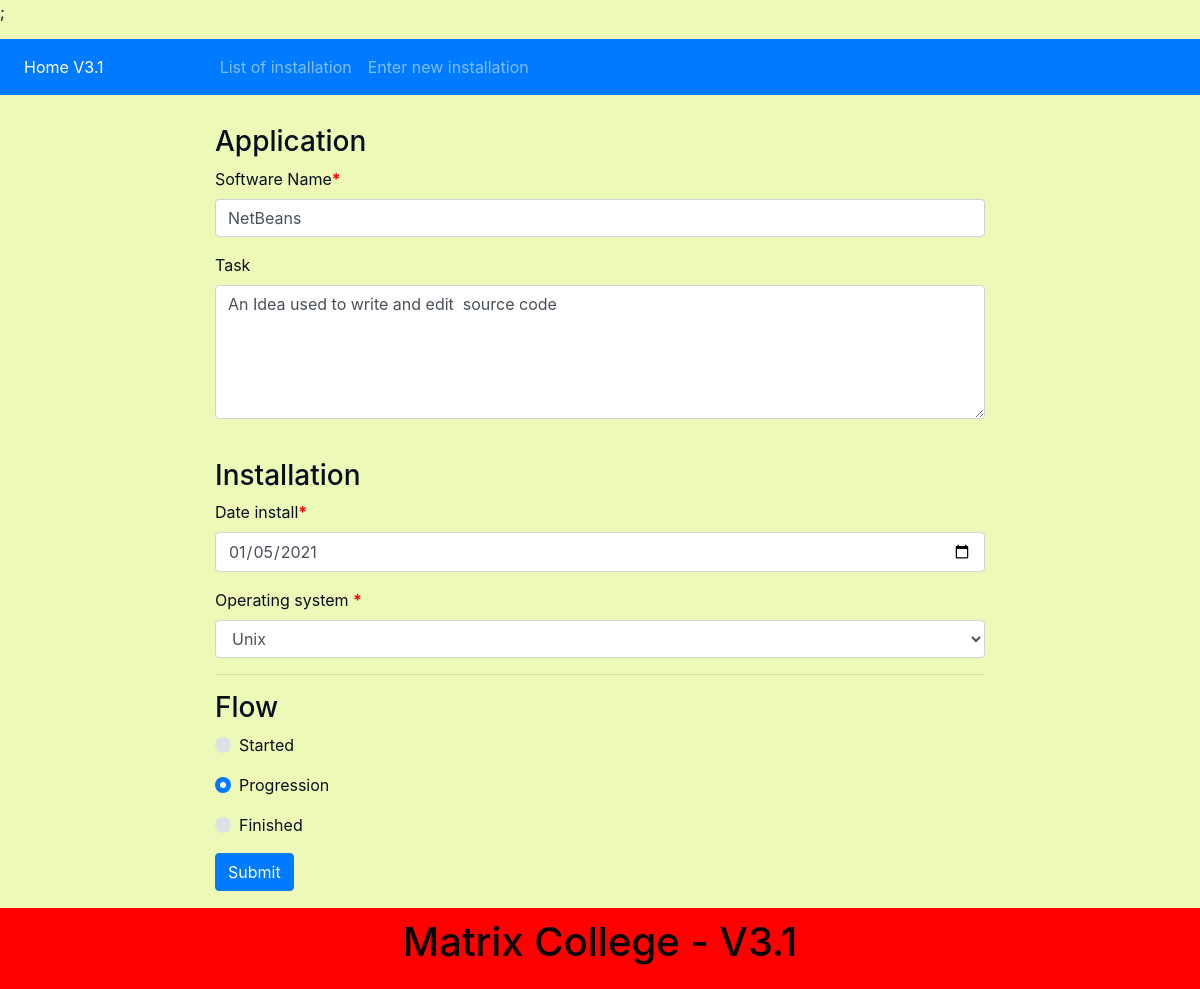
The page /page/update.php?id=1 on the database its author committed.
### tables this page shows
CREATE TABLE `installation` (
  `enviroment` varchar(30) NOT NULL,
  `date` date NOT NULL,
  `description` varchar(255) NOT NULL,
  `name` varchar(50) NOT NULL,
  `id` int(11) NOT NULL,
  `flow` varchar(30) NOT NULL
);

### page/update.php (the view, shortened to what this page needs)
<?php
require_once('../database_credential.php');
	$sql = "Select * from installation WHERE (id = :id)";
	$insert_array = array('id'=> $_GET['id']);
	$stmt = $mysql->prepare($sql);
	$stmt->execute($insert_array);
	$result = $stmt->fetchAll();
?>
<!DOCTYPE html>
<html lang="en">
<head>
    <link rel="stylesheet" href="https://maxcdn.bootstrapcdn.com/bootstrap/4.0.0/css/bootstrap.min.css">
    <link rel="stylesheet" href="../css/style1.css">
</head>
<body>
        <nav class="navbar navbar-expand-sm bg-primary navbar-dark" style = "margin-top:15px; margin-bottom:30px">
            <ul class="navbar-nav">
                <li class="nav-item active">
                <a class="nav-link" href="../">Home V3.1</a>
                </li>
            </ul>
            <div style="margin-left:100px">
                <ul class="navbar-nav ">
                    <li class="nav-item">
                    <a class="nav-link" href="List.php">List of installation</a>
                    </li>
                    <li class="nav-item">
                    <a class="nav-link" href="form.php" >Enter new installation</a>
                    </li>
                </ul>
            </div>
        </nav>
<main role="main">
<div class="container-fluid" style="margin-buttom:30px">
        <div class="row">
            <div class="col-2">    </div>
            <div class="col-8">
<h3>Application</h3>
  <form name="Form" action="../processpage/modify.php" onsubmit="return validateForm()" method="post">
    <div class="form-group">
        <label for="name">Software Name<b style="color:red">*</b> </label>
        <input class="form-control"  type="text" name="name" id="name" value="<?php echo htmlspecialchars($result[0]['name'], ENT_QUOTES);?>" required>
    </div>
    <div class="form-group">
        <label for="description">Task</label>
        <textarea class="form-control" name="description" id="description" cols="5" rows="5" onkeydown="fr()" ><?php echo htmlspecialchars($result[0]['description'], ENT_QUOTES);?></textarea>
    </div>
    <br>
    <h3>Installation</h3>
    <div class="form-group">
    <label for="date"> Date install<b style="color:red">*</b>  </label>
    <input class="form-control" type="date" name="date" id="date" value="<?php echo htmlspecialchars($result[0]['date'], ENT_QUOTES);?>" required>
    </div>
    <div class="form-group">
    <label for="enviroment"> Operating system <b style="color:red">*</b>  </label>
    <select class="form-control" name="enviroment" id="enviroment" required>
        <option value="Unix"> Unix </option>
    </select>
    </div>
    <hr>
    <h3>Flow</h3>
    <div class="custom-control custom-radio form-group">
  <label class="custom-control-label" for="customRadio1">Started</label>
</div>
<div class="custom-control custom-radio form-group">
  <label class="custom-control-label" for="customRadio2">Progression</label>
</div>
<div class="custom-control custom-radio form-group">
  <label class="custom-control-label" for="customRadio3">Finished</label>
</div>
    <div class="form-group"><input type="submit" class="btn btn-primary" value="Submit"></div>
    </form>
    </div>
    </div>
                <div class="col-4">    </div>
            </div>
        </main>
<?php
require_once("../footer.php");
?>

### css/style1.css (style rules this page uses)
body { background-color:rgba(198, 238, 18, 0.3); margin: 0; padding: 0; height: 100%; color: rgb(12, 13, 29); }

### rows shown on the page
installation: name "NetBeans", description "An Idea used to write and edit source code", date "01/05/2021"
